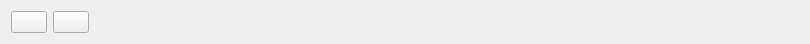
<?xml version="1.0" encoding="UTF-8"?>
<ui version="4.0">
 <class>FormStatus</class>
 <widget class="QWidget" name="FormStatus">
  <property name="geometry">
   <rect>
    <x>0</x>
    <y>0</y>
    <width>810</width>
    <height>43</height>
   </rect>
  </property>
  <property name="windowTitle">
   <string>Form</string>
  </property>
  <layout class="QGridLayout" name="gridLayout">
   <item row="0" column="0">
    <widget class="QPushButton" name="btn_pause">
     <property name="maximumSize">
      <size>
       <width>36</width>
       <height>32</height>
      </size>
     </property>
     <property name="toolTip">
      <string>暂停/继续视频播放</string>
     </property>
     <property name="text">
      <string/>
     </property>
     <property name="icon">
      <iconset resource="src.qrc">
       <normaloff>:/icos/play.ico</normaloff>:/icos/play.ico</iconset>
     </property>
     <property name="iconSize">
      <size>
       <width>24</width>
       <height>24</height>
      </size>
     </property>
    </widget>
   </item>
   <item row="0" column="1">
    <widget class="QPushButton" name="btn_stop">
     <property name="maximumSize">
      <size>
       <width>36</width>
       <height>32</height>
      </size>
     </property>
     <property name="toolTip">
      <string>关闭正在播放的视频</string>
     </property>
     <property name="text">
      <string/>
     </property>
     <property name="icon">
      <iconset resource="src.qrc">
       <normaloff>:/icos/stop.ico</normaloff>:/icos/stop.ico</iconset>
     </property>
     <property name="iconSize">
      <size>
       <width>24</width>
       <height>24</height>
      </size>
     </property>
    </widget>
   </item>
   <item row="0" column="2">
    <spacer name="horizontalSpacer">
     <property name="orientation">
      <enum>Qt::Horizontal</enum>
     </property>
     <property name="sizeType">
      <enum>QSizePolicy::Maximum</enum>
     </property>
     <property name="sizeHint" stdset="0">
      <size>
       <width>28</width>
       <height>20</height>
      </size>
     </property>
    </spacer>
   </item>
   <item row="0" column="3">
    <widget class="VlcWidgetSeek" name="player_seek" native="true"/>
   </item>
  </layout>
 </widget>
 <customwidgets>
  <customwidget>
   <class>VlcWidgetSeek</class>
   <extends>QWidget</extends>
   <header location="global">VLCQtWidgets/WidgetSeek.h</header>
   <container>1</container>
  </customwidget>
 </customwidgets>
 <resources>
  <include location="src.qrc"/>
 </resources>
 <connections/>
</ui>
